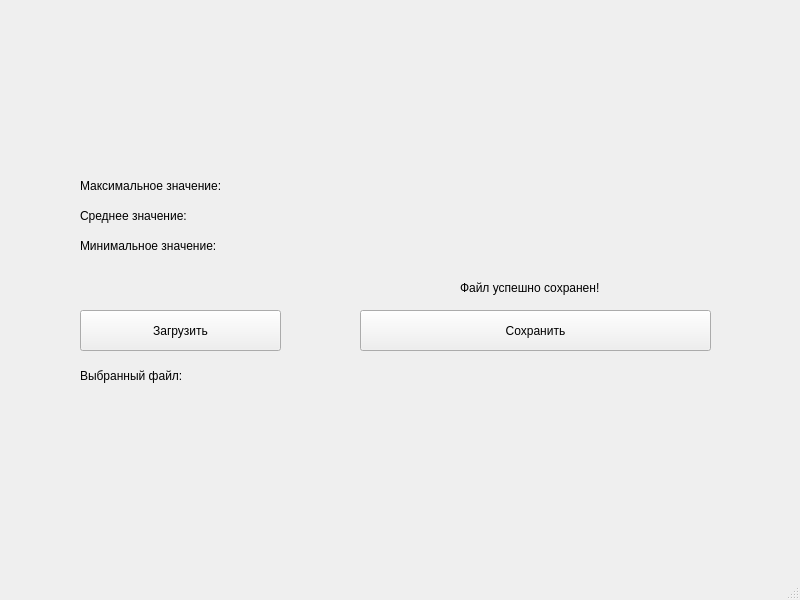
<?xml version="1.0" encoding="UTF-8"?>
<ui version="4.0">
 <class>MainWindow</class>
 <widget class="QMainWindow" name="MainWindow">
  <property name="geometry">
   <rect>
    <x>0</x>
    <y>0</y>
    <width>800</width>
    <height>600</height>
   </rect>
  </property>
  <property name="windowTitle">
   <string>MainWindow</string>
  </property>
  <widget class="QWidget" name="centralwidget">
   <widget class="QPushButton" name="choose_btn">
    <property name="geometry">
     <rect>
      <x>80</x>
      <y>310</y>
      <width>201</width>
      <height>41</height>
     </rect>
    </property>
    <property name="text">
     <string>Загрузить</string>
    </property>
   </widget>
   <widget class="QLabel" name="label">
    <property name="geometry">
     <rect>
      <x>80</x>
      <y>360</y>
      <width>111</width>
      <height>31</height>
     </rect>
    </property>
    <property name="text">
     <string>Выбранный файл:</string>
    </property>
   </widget>
   <widget class="QLabel" name="path_label">
    <property name="geometry">
     <rect>
      <x>80</x>
      <y>390</y>
      <width>661</width>
      <height>31</height>
     </rect>
    </property>
    <property name="text">
     <string/>
    </property>
   </widget>
   <widget class="QLabel" name="label_1">
    <property name="geometry">
     <rect>
      <x>80</x>
      <y>170</y>
      <width>151</width>
      <height>31</height>
     </rect>
    </property>
    <property name="text">
     <string>Максимальное значение:</string>
    </property>
   </widget>
   <widget class="QLabel" name="label_2">
    <property name="geometry">
     <rect>
      <x>80</x>
      <y>200</y>
      <width>151</width>
      <height>31</height>
     </rect>
    </property>
    <property name="text">
     <string>Среднее значение:</string>
    </property>
   </widget>
   <widget class="QLabel" name="label_5">
    <property name="geometry">
     <rect>
      <x>80</x>
      <y>230</y>
      <width>151</width>
      <height>31</height>
     </rect>
    </property>
    <property name="text">
     <string>Минимальное значение:</string>
    </property>
   </widget>
   <widget class="QLabel" name="max_label">
    <property name="geometry">
     <rect>
      <x>240</x>
      <y>170</y>
      <width>71</width>
      <height>21</height>
     </rect>
    </property>
    <property name="text">
     <string/>
    </property>
   </widget>
   <widget class="QLabel" name="avg_label">
    <property name="geometry">
     <rect>
      <x>240</x>
      <y>200</y>
      <width>71</width>
      <height>21</height>
     </rect>
    </property>
    <property name="text">
     <string/>
    </property>
   </widget>
   <widget class="QLabel" name="min_label">
    <property name="geometry">
     <rect>
      <x>240</x>
      <y>230</y>
      <width>71</width>
      <height>21</height>
     </rect>
    </property>
    <property name="text">
     <string/>
    </property>
   </widget>
   <widget class="QPushButton" name="save_btn">
    <property name="geometry">
     <rect>
      <x>360</x>
      <y>310</y>
      <width>351</width>
      <height>41</height>
     </rect>
    </property>
    <property name="text">
     <string>Сохранить</string>
    </property>
   </widget>
   <widget class="QLabel" name="save_label">
    <property name="geometry">
     <rect>
      <x>460</x>
      <y>280</y>
      <width>151</width>
      <height>16</height>
     </rect>
    </property>
    <property name="text">
     <string>Файл успешно сохранен!</string>
    </property>
   </widget>
  </widget>
  <widget class="QMenuBar" name="menubar">
   <property name="geometry">
    <rect>
     <x>0</x>
     <y>0</y>
     <width>800</width>
     <height>22</height>
    </rect>
   </property>
  </widget>
  <widget class="QStatusBar" name="statusbar"/>
 </widget>
 <resources/>
 <connections/>
</ui>
